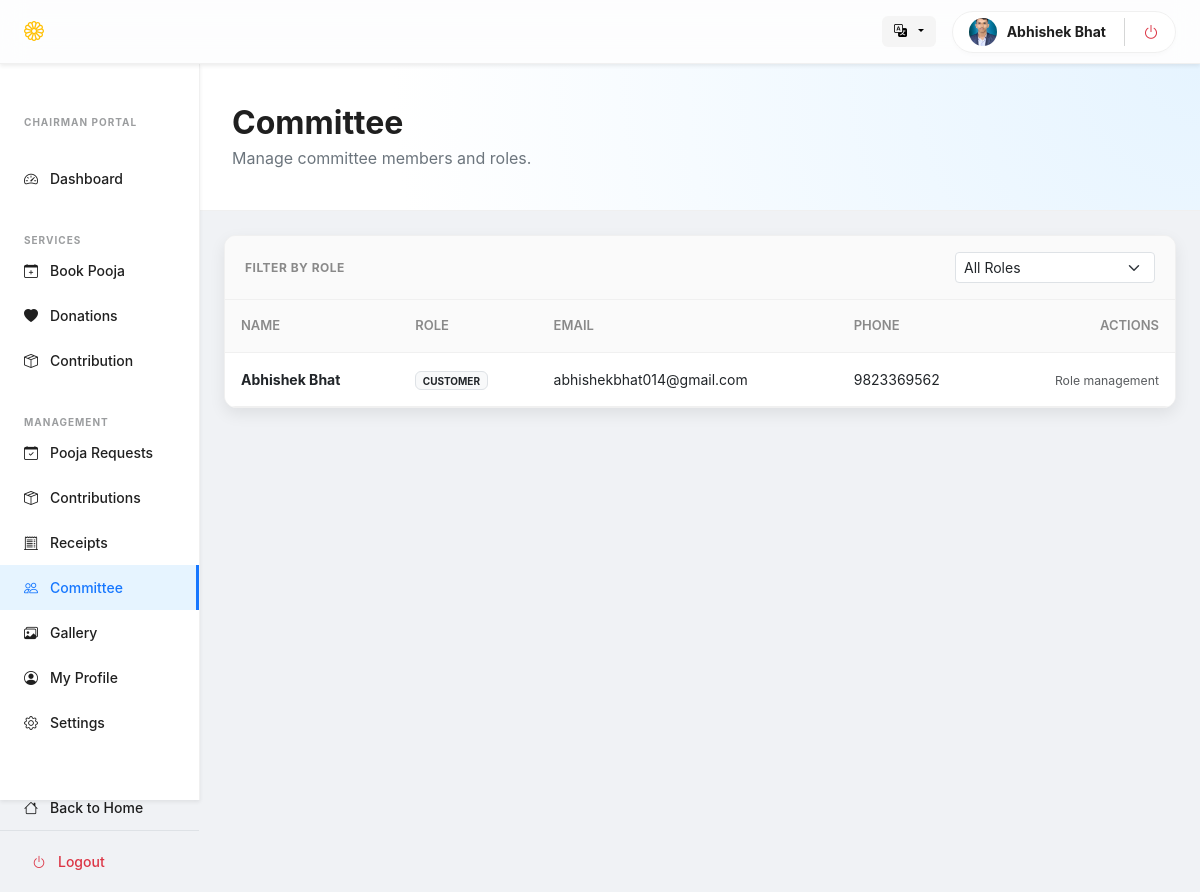
The app's page /users/chairman/committee.php (signed in), older data.
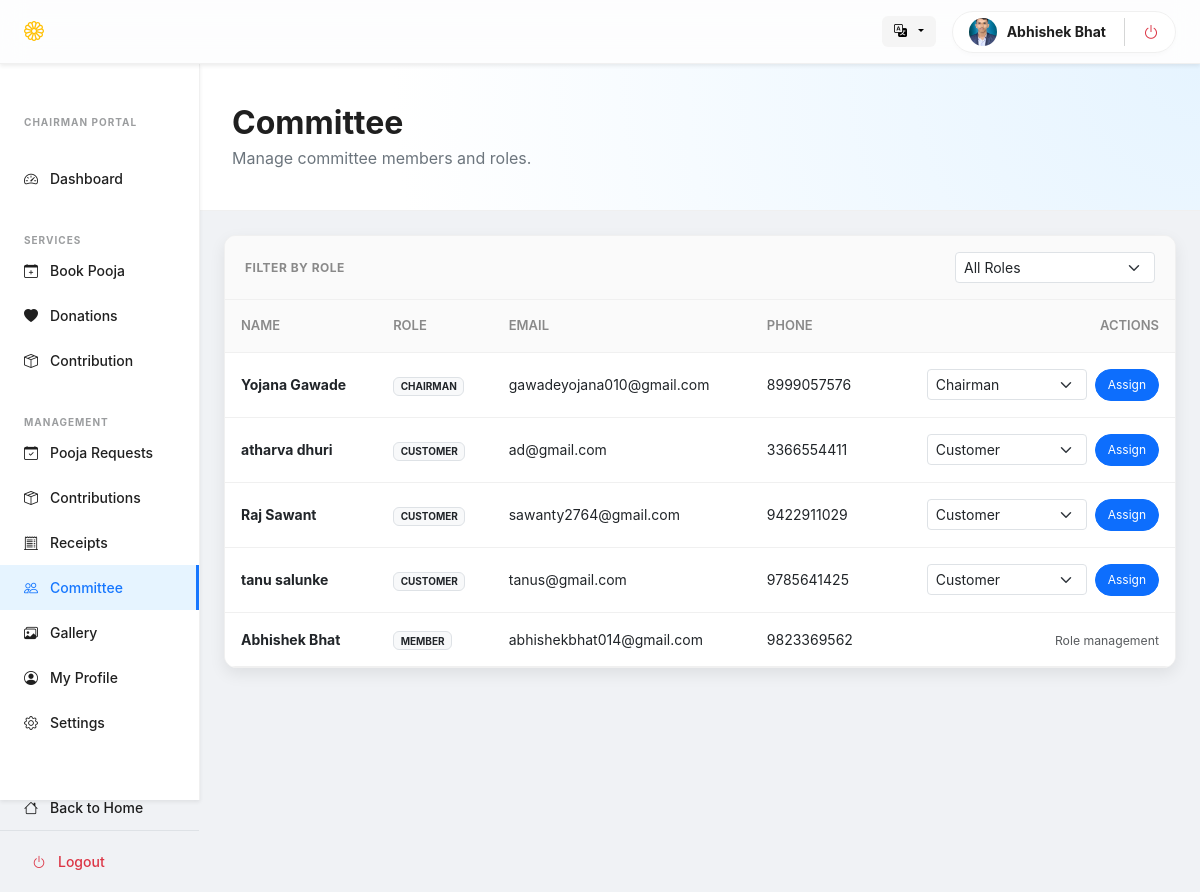
The same page, newer data.
### tables this page shows
CREATE TABLE `users` (
  `id` int(11) NOT NULL,
  `first_name` varchar(100) NOT NULL,
  `last_name` varchar(100) DEFAULT NULL,
  `phone` varchar(20) DEFAULT NULL,
  `photo` varchar(255) NOT NULL,
  `email` varchar(150) NOT NULL,
  `password` varchar(255) NOT NULL,
  `created_at` timestamp NOT NULL DEFAULT current_timestamp()
);

CREATE TABLE `roles` (
  `id` int(11) NOT NULL,
  `name` varchar(50) NOT NULL,
  `description` text DEFAULT NULL,
  `created_at` timestamp NOT NULL DEFAULT current_timestamp()
);

### includes/lang.php (called while the page is built, shortened)
<?php
$lang = $_SESSION['lang']
    ?? $_COOKIE['lang']
    ?? 'en';
$langFile = __DIR__ . "/../lang/{$lang}.php";
$t = require $langFile;

### users/chairman/committee.php (the view, shortened to what the changed rows need)
<?php
require __DIR__ . '/../../config/db.php';
require __DIR__ . '/../../includes/lang.php';
$uid = (int) $_SESSION['user_id'];
$uQuery = mysqli_query($con, "SELECT photo, first_name, last_name FROM users WHERE id='$uid' LIMIT 1");
$uRow = mysqli_fetch_assoc($uQuery);
$loggedInUserPhoto = !empty($uRow['photo'])
    ? '../../uploads/users/' . basename($uRow['photo'])
    : 'https://ui-avatars.com/api/?name=' . urlencode($uRow['first_name'] . ' ' . $uRow['last_name']) . '&background=random';
$roles = [];
$roleRes = mysqli_query($con, "SELECT id, name FROM roles ORDER BY name");
if ($roleRes) {
    while ($r = mysqli_fetch_assoc($roleRes)) {
        $roles[] = $r;
    }
}
$sql = "SELECT u.id, u.first_name, u.last_name, u.email, u.phone, r.name AS role_name, r.id AS role_id
        FROM users u
        JOIN user_roles ur ON ur.user_id = u.id
        JOIN roles r ON r.id = ur.role_id
        ORDER BY r.name, u.first_name";
$result = mysqli_query($con, $sql);
?>
<!DOCTYPE html>
<html lang="<?= $lang ?>">
<head>
    <link href="https://cdn.jsdelivr.net/npm/bootstrap@5.3.0/dist/css/bootstrap.min.css" rel="stylesheet">
    <link rel="stylesheet" href="https://cdn.jsdelivr.net/npm/bootstrap-icons@1.10.5/font/bootstrap-icons.css">
</head>
<body>
    <header class="ant-header shadow-sm">
        <div class="container-fluid px-4 d-flex align-items-center justify-content-between">
            <div class="d-flex align-items-center gap-3">
                <div class="user-pill">
                    <img src="<?= $loggedInUserPhoto ?>" class="rounded-circle" width="28" height="28"
                        style="object-fit: cover;">
                    <span class="small fw-bold d-none d-md-inline"><?= htmlspecialchars($_SESSION['user_name']) ?></span>
                    <a href="../../auth/logout.php" class="text-danger"><i class="bi bi-power"></i></a>
                </div>
            </div>
        </div>
    </header>
    <div class="container-fluid">
        <div class="row">
            <main class="col-lg-10 p-0">
                <div class="dashboard-hero">
                    <h2 class="fw-bold mb-1"><?php echo $t['committee'] ?? 'Committee'; ?></h2>
                </div>
                <div class="p-4 pb-5">
                    <div class="ant-card">
                        <div class="table-responsive">
                            <table class="table ant-table mb-0">
                                <thead>
                                    <tr>
                                        <th><?php echo $t['name'] ?? 'Name'; ?></th>
                                        <th><?php echo $t['role'] ?? 'Role'; ?></th>
                                        <th><?php echo $t['email'] ?? 'Email'; ?></th>
                                        <th><?php echo $t['phone'] ?? 'Phone'; ?></th>
                                        <th class="text-end"><?php echo $t['actions'] ?? 'Actions'; ?></th>
                                    </tr>
                                </thead>
                                <tbody>
                                    <?php if (mysqli_num_rows($result) > 0): ?>
                                        <?php while ($row = mysqli_fetch_assoc($result)): ?>
                                            <tr data-role="<?= htmlspecialchars($row['role_name']) ?>">
                                                <td class="fw-bold"><?= htmlspecialchars($row['first_name'] . ' ' . $row['last_name']) ?></td>
                                                <td>
                                                    <span class="badge bg-light text-dark border text-uppercase" style="font-size: 10px;">
                                                        <?= htmlspecialchars($row['role_name']) ?>
                                                    </span>
                                                </td>
                                                <td><?= htmlspecialchars($row['email']) ?></td>
                                                <td><?= htmlspecialchars($row['phone']) ?></td>
                                                <td class="text-end">
                                                    <?php if ((int) $row['id'] === $uid): ?>
                                                        <span class="text-muted small"><?php echo $t['role_management'] ?? 'Role management'; ?></span>
                                                    <?php else: ?>
                                                        <form method="POST" class="d-inline-flex align-items-center gap-2 m-0">
                                                            <select name="role_id" class="form-select form-select-sm" style="min-width: 160px;">
                                                                <?php foreach ($roles as $role): ?>
                                                                    <option value="<?= (int) $role['id'] ?>" <?= ((int) $row['role_id'] === (int) $role['id']) ? 'selected' : '' ?>>
                                                                        <?= htmlspecialchars(ucfirst($role['name'])) ?>
                                                                    </option>
                                                                <?php endforeach; ?>
                                                            </select>
                                                            <button type="submit" class="btn btn-primary btn-sm action-btn">
                                                                <?php echo $t['assign'] ?? 'Assign'; ?>
                                                            </button>
                                                        </form>
                                                    <?php endif; ?>
                                                </td>
                                            </tr>
                                        <?php endwhile; ?>
                                    <?php endif; ?>
                                </tbody>
                            </table>
                        </div>
                    </div>
                </div>
            </main>
        </div>
    </div>
</body>
</html>

Row changes from the older to the newer data that the page shows:
computed for users "Abhishek Bhat": roles.name "CUSTOMER" → "MEMBER"
added users: first_name+last_name "Yojana Gawade", roles.name "CHAIRMAN", email "gawadeyojana010@gmail.com", phone "8999057576", role_id "Chairman"
added users: first_name+last_name "atharva dhuri", roles.name "CUSTOMER", email "ad@gmail.com", phone "3366554411", role_id "Customer"
added users: first_name+last_name "Raj Sawant", roles.name "CUSTOMER", email "sawanty2764@gmail.com", phone "9422911029", role_id "Customer"
added users: first_name+last_name "tanu salunke", roles.name "CUSTOMER", email "tanus@gmail.com", phone "9785641425", role_id "Customer"
